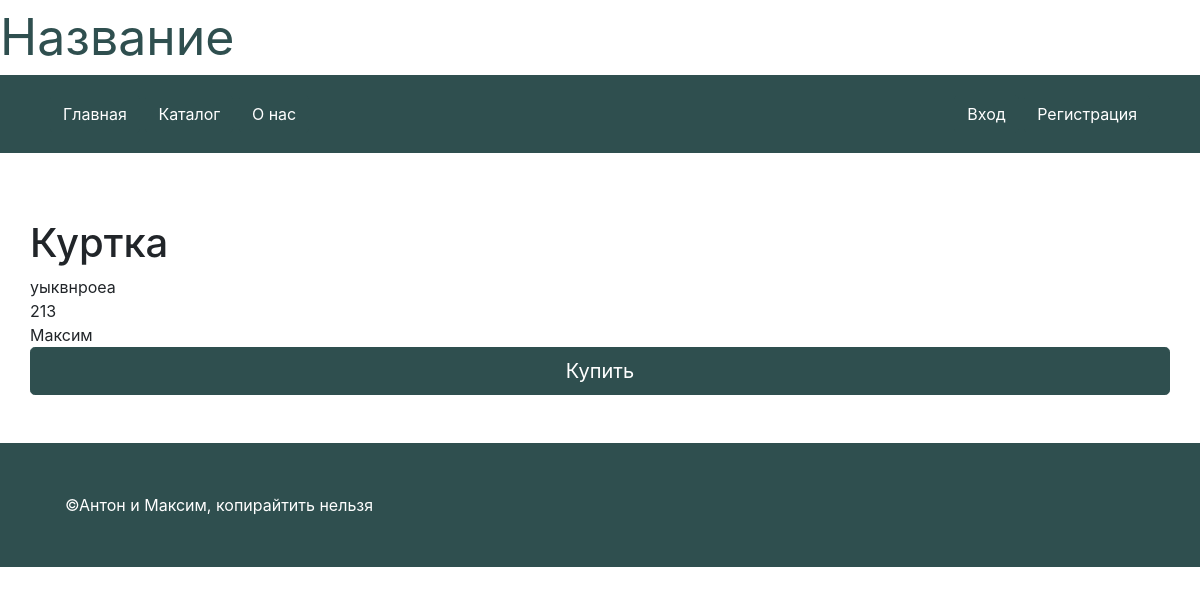
/catalog/product/1, run on an earlier commit of the app's database.
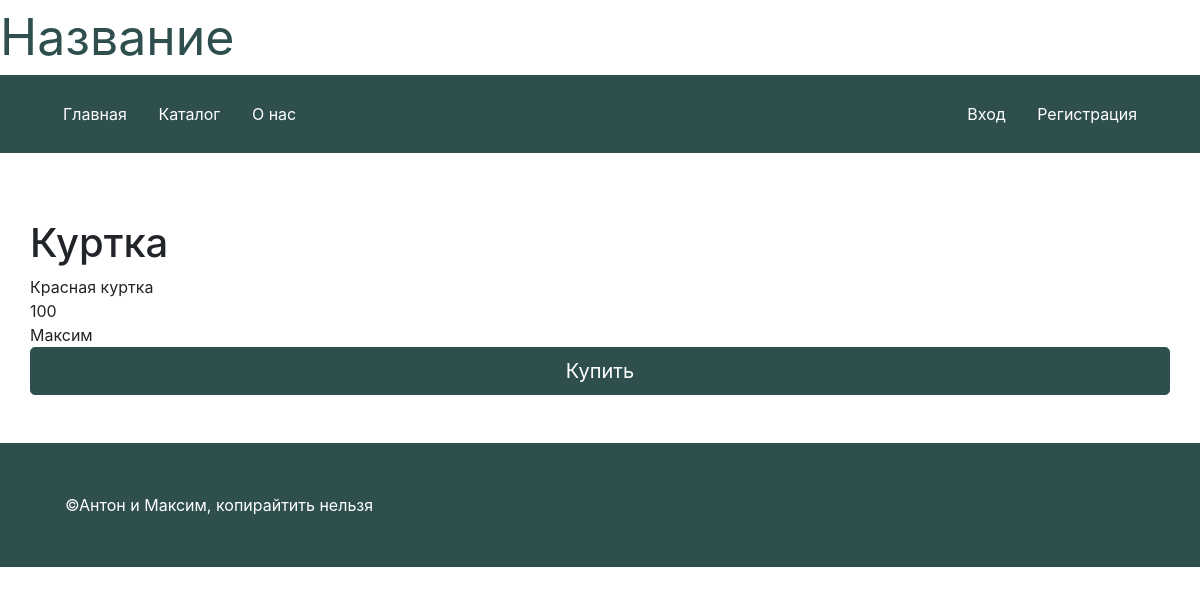
And on a later commit of the database.
### data/catalog.py (models this page shows)
class Product(SqlAlchemyBase):
    __tablename__ = 'catalog'
    id = sql.Column(sql.Integer, primary_key=True, autoincrement=True)
    name = sql.Column(sql.String)
    about = sql.Column(sql.String, nullable=True)
    size = sql.Column(sql.String, nullable=True)
    price = sql.Column(sql.Integer)
    sex = sql.Column(sql.String, default='all')
    category = sql.Column(sql.String)
    user_id = sql.Column(sql.Integer, sql.ForeignKey("users.id"))
    user = sql.orm.relation('User')
    created_date = sql.Column(sql.DateTime, default=datetime.datetime.now)

### main.py (the view)
@app.route('/catalog/product/<int:id>')
def product(id):
    params = {}
    db_sess = db_session.create_session()
    product = db_sess.query(Product).filter(Product.id == id).first()
    params['title'] = product.name
    params['product'] = product
    return render_template(f'product.html', **params)

### data/db_session.py (called while the page is built)
def create_session() -> Session:
    global __factory
    return __factory()

### templates/product.html
{% extends "base.html" %}
{% block content %}
	<h1>{{ product.name }}</h1>
	<div>{{ product.about }}</div>
	<div>{{ product.price }}</div>
	<div>{{ product.user.name }}</div>
	<a class="w-100 btn btn-lg btn-primary" href="/buy/{{ product.id }}/{{ product.user.id }}" role="button">Купить</a>
{% endblock %}

What changed in the data, as far as the page shows it:
changed Product "Куртка": about "уыквнроеа" → "Красная куртка"; price "213" → "100"
